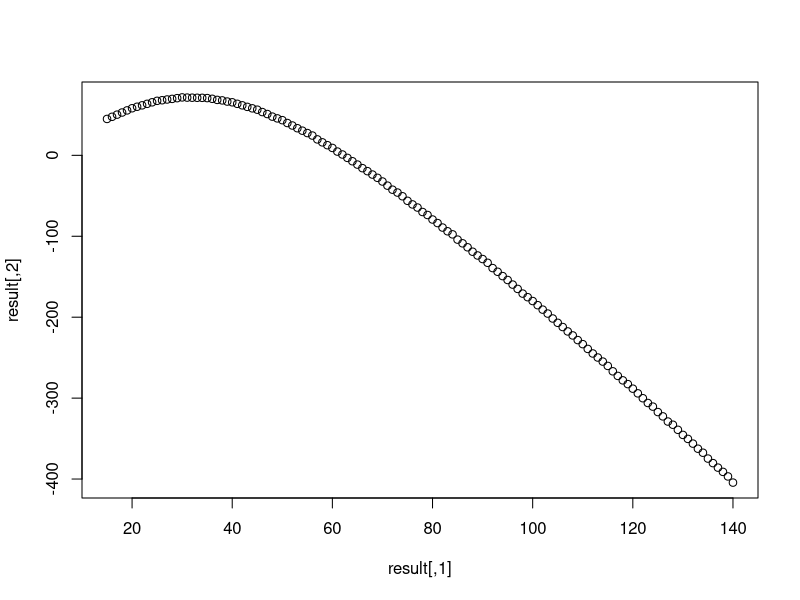

Write the R code that produced this figure. (Note: this script raises an error after producing the figure.)

#' ## Case study
#' A grocer sells Huli Huli Chicken.
#' Once a chicken is cooked, local laws forces 
#' the grocer to dispose of chicken the same day if it isn't sold.
#' 
#' The Grocers Business Model is as follows:
#' 
#' GP: Gross Profit
#' SR: Sales Revenue
#' SC: Stock Cost
#' STK: Stock
#' S : Sales(units)
#' P : Unit Price   $9
#' C : Unit Cost    $6
#' day: i
#' 
#' Business Model:
#' GP(i) = SR(i) - SC
#' SR(i) = S(i)*P
#' S(i) = min(demand(i), stock)
#' SC = STK*C
#' 
#' 
#' You set the stock.






EGPL=NULL
for(STK in 15:140){
  demand_Simu=sample(seq(15,140, by=5),size=200000,replace=T,prob= c(.04,.09,.11,.11,.10,.09,.08,.07,
                                                                              .05,.04,.03,.03,.02,.02,
                                                                              .01,.01,.01,.01,.01,.01,
                                                                              .01,.01,.01,.01,.01,.01))
  S=sapply(demand_Simu, function(x)min(x,STK))
  GP=S*9-STK*6
  EGP=mean(GP)
  EGPL=c(EGPL,EGP)
}
STock=15:140
dim(STock)=c(length(STock),1)
dim(EGPL)=c(length(STock),1)
result=cbind(STock,EGPL)
plot(result)

length(demand)
length(demand_p)

sum(demand_p)
percentile <- cumsum(demand_p)
plot(demand,percentile)
points(demand, demand_p)

weighted.mean(demand, demand_p)




